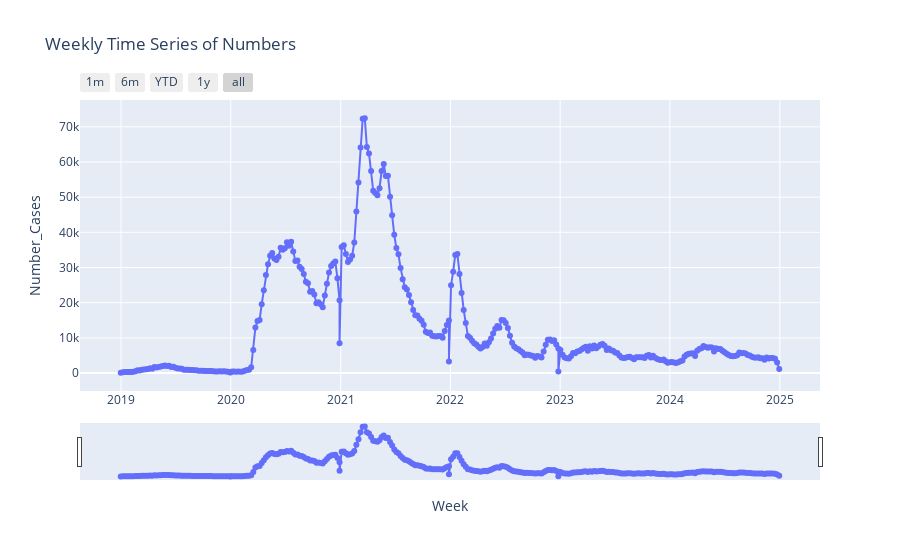

Notebook code for this chart:
### Code cell
fig = px.line(df_week, x='Year_Week', y='Number_Cases',
              title='Weekly Time Series of Numbers',
              labels={'Year_Week': 'Week', 'Total_Numbers': 'Total Numbers'},
              markers=True)

# Add range slider for better navigation
fig.update_xaxes(
    rangeslider_visible=True,
    rangeselector=dict(
        buttons=list([
            dict(count=1, label="1m", step="month", stepmode="backward"),
            dict(count=6, label="6m", step="month", stepmode="backward"),
            dict(count=1, label="YTD", step="year", stepmode="todate"),
            dict(count=1, label="1y", step="year", stepmode="backward"),
            dict(step="all")
        ])
    )
)

# Add hover data
fig.update_traces(hovertemplate='Week: %{x|%Y-%U}<br>Total: %{y}')

fig.show()

### Figure 1 — Plotly figure (JSON) as saved in the notebook; plotly's stock layout.template omitted (floating-point values rounded to 4 significant figures; data arrays with more than 128 entries replaced by an {"elided": "..."} marker saying what was removed)
{"data": [{"hovertemplate": "Week: %{x|%Y-%U}<br>Total: %{y}", "legendgroup": "", "line": {"color": "#636efa", "dash": "solid"}, "marker": {"symbol": "circle"}, "mode": "lines+markers", "name": "", "orientation": "v", "showlegend": false, "type": "scatter", "x": {"elided": "318 str values"}, "xaxis": "x", "y": {"elided": "318 int values"}, "yaxis": "y"}], "layout": {"autosize": true, "legend": {"tracegroupgap": 0}, "title": {"text": "Weekly Time Series of Numbers"}, "xaxis": {"anchor": "y", "autorange": true, "domain": [0, 1], "range": ["2018-08-20 09:38:48.8063", "2025-05-11 14:21:11.1937"], "rangeselector": {"buttons": [{"count": 1, "label": "1m", "step": "month", "stepmode": "backward"}, {"count": 6, "label": "6m", "step": "month", "stepmode": "backward"}, {"count": 1, "label": "YTD", "step": "year", "stepmode": "todate"}, {"count": 1, "label": "1y", "step": "year", "stepmode": "backward"}, {"step": "all"}]}, "rangeslider": {"autorange": true, "range": ["2018-08-20 09:38:48.8063", "2025-05-11 14:21:11.1937"], "visible": true, "yaxis": {"_template": null, "rangemode": "match"}}, "title": {"text": "Week"}, "type": "date"}, "yaxis": {"anchor": "x", "autorange": true, "domain": [0, 1], "range": [-6870.0, 79390.0], "title": {"text": "Number_Cases"}, "type": "linear"}}}
